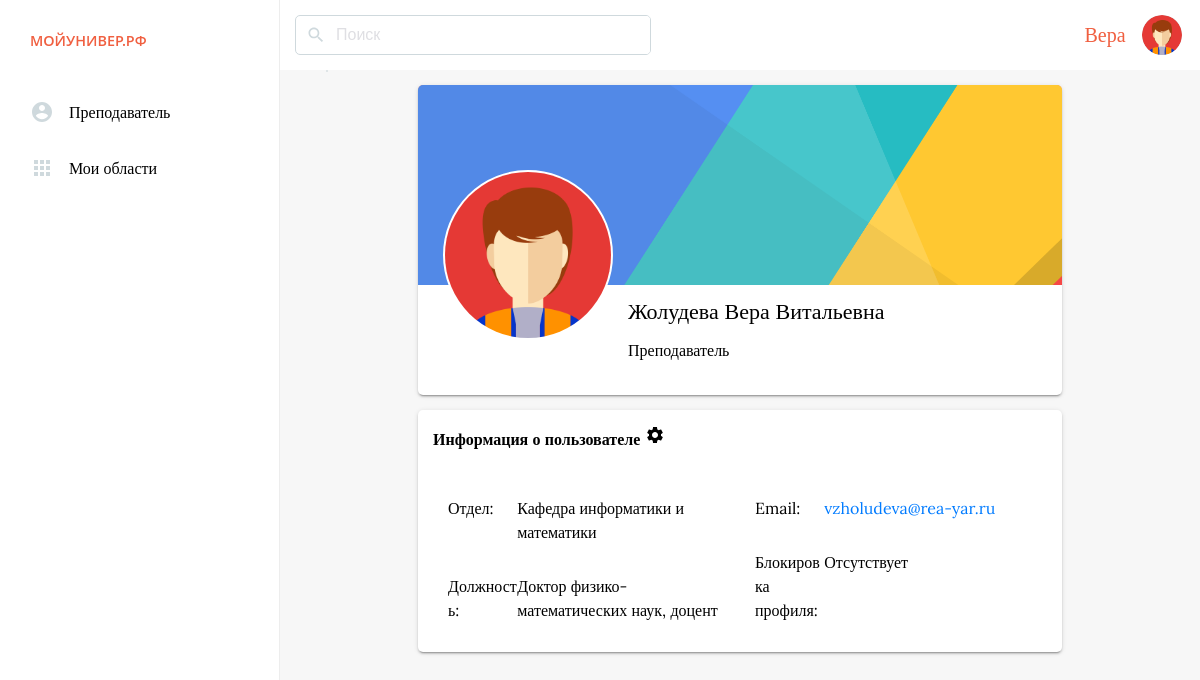
The app's page /user (signed in) with its own data.
### tables this page shows
CREATE TABLE `users`  (
  `id_user` int(255) NOT NULL AUTO_INCREMENT COMMENT 'id пользователя',
  `login_user` text NULL COMMENT 'Логин пользователя',
  `name_user` text NULL COMMENT 'Имя пользователя',
  `surname_user` text NULL COMMENT 'Фамилия пользователя',
  `patronymic_user` text NULL COMMENT 'Отчество пользователя',
  `id_role_user` int(255) NULL DEFAULT NULL COMMENT 'Роль в системе',
  `password_user` text NULL COMMENT 'Пароль пользователя',
  `date_of_birth_user` text NULL COMMENT 'Дата рождения пользователя',
  `phone_user` varchar(255) NULL DEFAULT NULL COMMENT 'Телефон пользователя',
  `email_user` text NULL COMMENT 'Почта пользователя',
  `avatar_user` varchar(255) NULL DEFAULT 'default_avatar.png' COMMENT 'Аватарка пользователя',
  `array_setting_user` text NULL COMMENT 'Настройки пользователя',
  `sex_user` int(255) NULL DEFAULT NULL COMMENT 'Пол пользователя',
  `cover_user` varchar(255) NULL DEFAULT 'default_cover.jpg' COMMENT 'Обложка профиля',
  `blocking_user` int(255) NULL DEFAULT 0 COMMENT 'Заблокирован пользователь или нет, по умолчанию не заблокирован - 0',
  `date_of_registration` datetime(0) NULL DEFAULT NULL COMMENT 'Дата регистрации в системе',
  `id_workspace` varchar(255) NULL DEFAULT NULL COMMENT 'Рабочие области',
  `id_course` int(255) NULL DEFAULT NULL COMMENT 'Курс студента',
  PRIMARY KEY (`id_user`) USING BTREE,
  INDEX `id_role_user`(`id_role_user`) USING BTREE COMMENT 'Роль в системе',
  INDEX `id_course`(`id_course`) USING BTREE,
  CONSTRAINT `__course` FOREIGN KEY (`id_course`) REFERENCES `courses` (`id_course`) ON DELETE RESTRICT ON UPDATE CASCADE,
  CONSTRAINT `id_role_user` FOREIGN KEY (`id_role_user`) REFERENCES `roleof` (`id_role`) ON DELETE RESTRICT ON UPDATE CASCADE
);

### app/controllers/controller_user.php (called while the page is built, shortened)
<?
class Controller_user extends Controller
{
	function __construct()
	{
		$this -> model = new Model_user();
		$this -> view = new View();
	}
	function action_index()
	{
		if ($_SESSION['user']) {
			$array_user_user = $this -> model ->getInfoUser($_SESSION['user']['id_user']);
		}
		$this->view->generate('user_view.php', 'main_template_view.php',$_SESSION['user']['login_user'],[10,20,30,40], $array_user_user);
	}
}

### app/bootstrap.php (called while the page is built, shortened)
<?php
require_once 'core/view.php';
require_once 'class/db.php';
Route::start();

### index.php (called while the page is built, shortened)
<?
require_once 'app/bootstrap.php';

### app/class/db.php (called while the page is built, shortened)
<?
class Db
{
	private $db;
	function __construct()
	{
		$host = '127.0.0.1';
		$db   = 'my_university';
		$user = 'root';
		$pass = '';
		$charset = 'utf8';
		$dsn = "mysql:host=$host;dbname=$db;charset=$charset";
		$opt = [
			PDO::ATTR_ERRMODE            => PDO::ERRMODE_EXCEPTION,
			PDO::ATTR_DEFAULT_FETCH_MODE => PDO::FETCH_ASSOC,
			PDO::ATTR_EMULATE_PREPARES   => false,
		];
		$this ->db = new PDO($dsn, $user, $pass, $opt);
	}
	public function db_query_param_where_column($table, $param, $value, $get_column = '')
	{
		if ($get_column) {
			$sql =  "SELECT $get_column FROM $table WHERE $param = '$value'";
		}else{
			$sql =  "SELECT * FROM $table WHERE $param = '$value'";
		}
		$result = $this->db->query($sql)->fetchAll();
		if ($result) {
			return $result;
		} else{
			return 0;
		}
	}
	public function db_composite_query($query)
	{
		$result = $this->db->query($query)->fetchAll();
		if ($result) {
			return $result;
		} else{
		}
	}
}

### app/models/model_user.php (called while the page is built, shortened)
<?
class Model_user extends Model
{
	public function getInfoUser($id_user)
	{
		$db = new Db();
		if ($_SESSION['user']['access_role'] == '10') {
			$array_user_student = $db -> db_query_param_where_column("students", "id_user",$id_user);
			$result_Userget_info_user = $db -> db_query_param_where_column("users", "id_user",$id_user);
			$array_user_info = array(
				'login_user' => $_SESSION['user']['login_user'],
				'name_user' => $_SESSION['user']['name_user'],
				'surname_user' => $_SESSION['user']['surname_user'],
				'patronymic_user' => $_SESSION['user']['patronymic_user'],
				'name_role' => $_SESSION['user']['name_role'],
				'blocking_user' => $_SESSION['user']['blocking_user'],
				'date_of_birth_user' => $result_Userget_info_user[0]['date_of_birth_user'],
				'phone_user' => $result_Userget_info_user[0]['phone_user'],
				'email_user' => $result_Userget_info_user[0]['email_user'],
				'cover_user' => $result_Userget_info_user[0]['cover_user'],
				'array_setting_user' => $result_Userget_info_user[0]['array_setting_user'],
				'date_of_registration' => $result_Userget_info_user[0]['date_of_registration'],
				'id_course' => $array_user_student[0]['id_course'],
				'record_book_student' => $array_user_student[0]['record_book_student'],
				'id_specialty' => $array_user_student[0]['id_specialty'],
				'id_form_of_training' => $array_user_student[0]['id_form_of_training'],
				'id_group' => $array_user_student[0]['id_group'],
				'id_base' => $array_user_student[0]['id_base']
			);
			$get_full_info_user_sql = "SELECT name_specialty FROM specialties WHERE id_specialty = '".$array_user_info['id_specialty']."' UNION SELECT name_form_of_training FROM forms_of_training WHERE id_form_of_training = '".$array_user_info['id_form_of_training']."' UNION SELECT name_group FROM groups WHERE id_group = '".$array_user_info['id_group']."'   ";
		}	elseif ($_SESSION['user']['access_role'] == '20') {
			$array_user_teachers = $db -> db_query_param_where_column("teachers", "id_user",$id_user);
			$result_Userget_info_user = $db -> db_query_param_where_column("users", "id_user",$id_user);
			$array_user_info = array(
				'login_user' => $_SESSION['user']['login_user'],
				'name_user' => $_SESSION['user']['name_user'],
				'surname_user' => $_SESSION['user']['surname_user'],
				'patronymic_user' => $_SESSION['user']['patronymic_user'],
				'name_role' => $_SESSION['user']['name_role'],
				'blocking_user' => $_SESSION['user']['blocking_user'],
				'date_of_birth_user' => $result_Userget_info_user[0]['date_of_birth_user'],
				'phone_user' => $result_Userget_info_user[0]['phone_user'],
				'email_user' => $result_Userget_info_user[0]['email_user'],
				'cover_user' => $result_Userget_info_user[0]['cover_user'],
				'array_setting_user' => $result_Userget_info_user[0]['array_setting_user'],
				'date_of_registration' => $result_Userget_info_user[0]['date_of_registration'],
				'id_department' => $array_user_teachers[0]['id_department'],
				'id_position' => $array_user_teachers[0]['id_position']
			);
			$get_full_info_user_sql = "SELECT name_department FROM department WHERE id_department = '".$array_user_info['id_department']."' UNION SELECT name_position FROM positions WHERE id_position = '".$array_user_info['id_position']."'";
		}
		$array_full_info_user_sql = $db->db_composite_query($get_full_info_user_sql);
		array_push($array_user_info, $array_full_info_user_sql);
		return $array_user_info;
	}
}

### app/views/user_view.php (the view, shortened to what this page needs)
<div class="content">
	<div class="content-user-profile" >
		<div class="content-group-profile profile" style='min-height: 310px;'>
			<div class="content-group-profile-bg" data-imgbg='<?echo $data['cover_user']?>' >
			</div>
			<div class="content-group-profile-avatar">
				<img src="/assets/files/user_logo/<?echo $_SESSION['user']['avatar_user'];?>"  date-titleImg="<?echo $_SESSION['user']['login_user']?>">
			</div>
			<div class="content-group-profile-info">
				<div class="profile-info-name"><? echo $data['surname_user']." ".$data['name_user']." ".$data['patronymic_user']?> <span class='online-user'></span></div>
				<div class="profile-info-role clearfix">
					<div class="row-2"><? echo $data['name_role']?></div>
				</div>
			</div>
		</div>
	</div>
	<?php if ($_SESSION['user']['access_role'] == '20'): ?>
		<div class="content-group-profile-info-all profile">
			<div class="row">
				<h2>Информация о пользователе  <a href="/user/setting">
				</a></h2>
			</div>
			<div class="row clearfix">
				<div class="row-2">
					<div class="row clearfix">
						<div class="row-3">Отдел:</div>
						<div class="row-1"><? echo $data[0][0]['name_department']?></div>
					</div>
					<div class="row clearfix">
						<div class="row-3">Должность:</div>
						<div class="row-1"><? echo $data[0][1]['name_department']?></div>
					</div>
				</div>
				<div class="row-2">
					<div class="row clearfix">
						<div class="row-3">Email:</div>
						<div class="row-1"><a href=""><? echo $data['email_user']?></a></div>
					</div>
					<div class="row clearfix">
						<div class="row-3">Блокировка профиля:</div>
						<div class="row-1">
							<div class="row-1"><?if ($data['blocking_user'] == 0) {
								echo "Отсутствует";
							} else{
								echo "Профиль заблокирован";
							}?></div>
						</div>
					</div>
				</div>
			</div>
		</div>
	<?php endif ?>
</div>

### assets/css/style.css (style rules this page uses)
* { font-family: 'Lora', serif; line-height: 1.5; font-size: 1em; }

### assets/css/main.css (style rules this page uses)
* { padding: 0; margin: 0; box-sizing: border-box; }
a { color: #007bff; cursor: pointer; }
html, body { width: 100%; height: 100%; background: #f7f7f7; }
.clearfix::after { content: ""; display: table; clear: both; }
.content { height: calc(100% - 70px); overflow:hidden; overflow-y: scroll; }
.content-group-profile, .content-group-profile-info-all { width: 70%; margin: 15px auto; }
.row { padding: 15px; }
.row-1 { width: 75%; float: left; }
.row-2 { width: 50%; float: left; word-wrap: break-word; }
.row-3 { width: 25%; float: left; }
.profile { background: #fff; box-shadow: 0 2px 2px 0 rgba(0,0,0,0.14), 0 3px 1px -2px rgba(0,0,0,0.2), 0 1px 5px 0 rgba(0,0,0,0.12); border-radius: 5px; overflow:hidden; position: relative; }
.content-group-profile-bg { height: 200px; background: #f05f409c; background-repeat: no-repeat; background-size: cover; }
.content-group-profile-avatar { width: 170px; height: 170px; border-radius: 50%; border:solid 2px #fff; position: absolute; top: 85px; left: 25px; z-index: 4444; background: #fff; display: flex; justify-content: center; align-items: center; overflow:hidden; }
.content-group-profile-avatar > img { display: block; width: 180px; height: 180px; }
.content-group-profile-info { height: 100px; padding-left: 200px; padding-bottom: 20px; }
.profile-info-name, .profile-info-role { padding: 10px 10px 0; }
.profile-info-name { font-size: 22px; }

### records on screen
users: surname_user "Жолудева", name_user "Вера", patronymic_user "Витальевна", email_user "vzholudeva@rea-yar.ru"

### other values on screen
$_SESSION['user']['name_role'] "Преподаватель"
$_SESSION['user']['name_user'] "Вера"
$data['name_role'] "Преподаватель"
$data[0][0]['name_department'] "Кафедра информатики и математики"
$data[0][1]['name_department'] "Доктор физико-математических наук, доцент"
